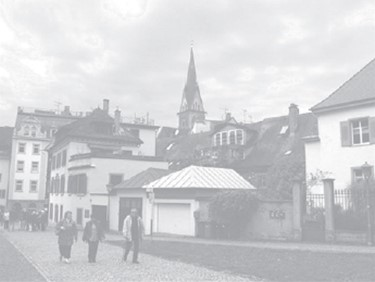
#> input picture ST_AAI_3-1/DIP/hist_half.jpg, 375 x 282 px
$ jupyter execute task4_image_stretching.ipynb
#> lines starting #> are read from the running program, lines starting #| are printed output that depends on the picture
[cell 1]
import cv2 as cv
import numpy as np
import matplotlib.pyplot as plt

img = cv.imread("hist_half.jpg" ,cv.IMREAD_GRAYSCALE)
#> img: shape (282, 375); min 152, max 255, mean 209

[cell 2]
hist_origin = cv.calcHist([img], [0], None, [256], [0, 256])
#> hist_origin = 256 values, max 3174 at index 235, min 0 at index 0, mean 413.1
plt.plot(hist_origin)
plt.show()
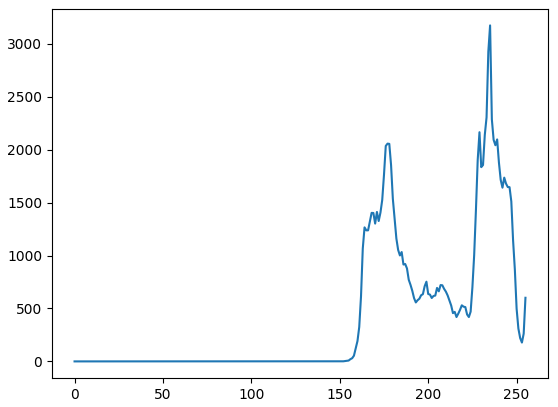
#> figure drawn by matplotlib, 1 panel; curve peaks at x = 235, y = 3174

[cell 3]
img_float = np.float32(img)
min_val, max_val, min_loc, max_loc = cv.minMaxLoc(img_float)
#> min_val = 152; max_val = 255; min_loc = (19, 169); max_loc = (114, 0)
img_cal = (img_float - min_val) / (max_val - min_val) * 255
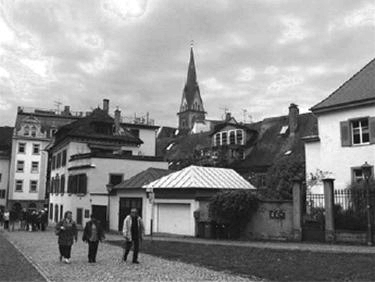
#> img_cal: shape (282, 375) float32; min 0, max 255, mean 141.1
img_cal = np.uint8(img_cal)

[cell 4]
hist_norm = cv.calcHist([img_cal], [0], None, [256], [0, 256])
#> hist_norm = 256 values, max 3174 at index 205, min 0 at index 1, mean 413.1
plt.plot(hist_norm)
plt.show()
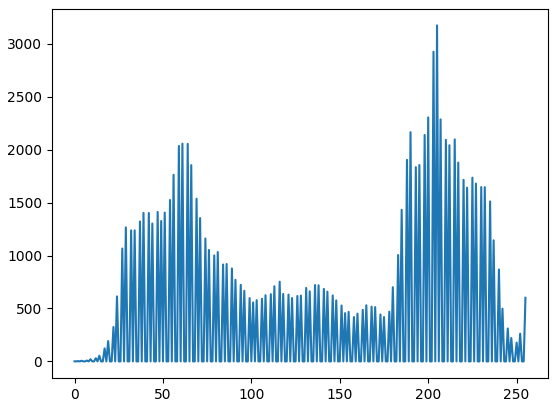
#> figure drawn by matplotlib, 1 panel; curve peaks at x = 205, y = 3174

[cell 5]
img_stack = np.hstack((img, img_cal))
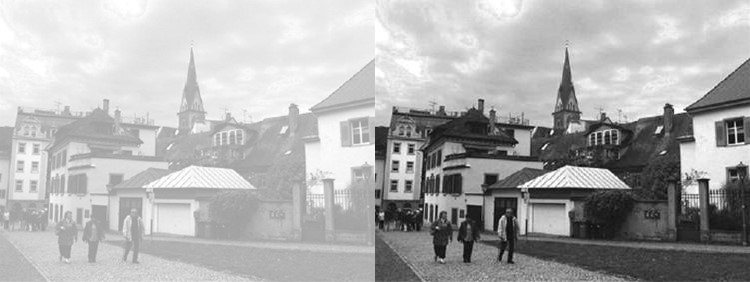
#> img_stack: shape (282, 750); min 0, max 255, mean 174.8
